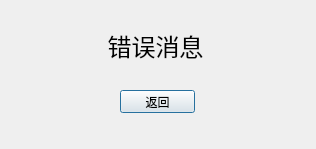
<?xml version="1.0" encoding="UTF-8"?>
<ui version="4.0">
 <class>error_box</class>
 <widget class="QDialog" name="error_box">
  <property name="geometry">
   <rect>
    <x>0</x>
    <y>0</y>
    <width>316</width>
    <height>149</height>
   </rect>
  </property>
  <property name="windowTitle">
   <string>错误</string>
  </property>
  <widget class="QLabel" name="error_info">
   <property name="geometry">
    <rect>
     <x>20</x>
     <y>30</y>
     <width>271</width>
     <height>31</height>
    </rect>
   </property>
   <property name="font">
    <font>
     <family>Agency FB</family>
     <pointsize>18</pointsize>
    </font>
   </property>
   <property name="focusPolicy">
    <enum>Qt::NoFocus</enum>
   </property>
   <property name="text">
    <string>错误消息</string>
   </property>
   <property name="textFormat">
    <enum>Qt::PlainText</enum>
   </property>
   <property name="scaledContents">
    <bool>false</bool>
   </property>
   <property name="alignment">
    <set>Qt::AlignCenter</set>
   </property>
  </widget>
  <widget class="QPushButton" name="return_button">
   <property name="geometry">
    <rect>
     <x>120</x>
     <y>90</y>
     <width>75</width>
     <height>23</height>
    </rect>
   </property>
   <property name="text">
    <string>返回</string>
   </property>
  </widget>
 </widget>
 <resources/>
 <connections/>
</ui>
